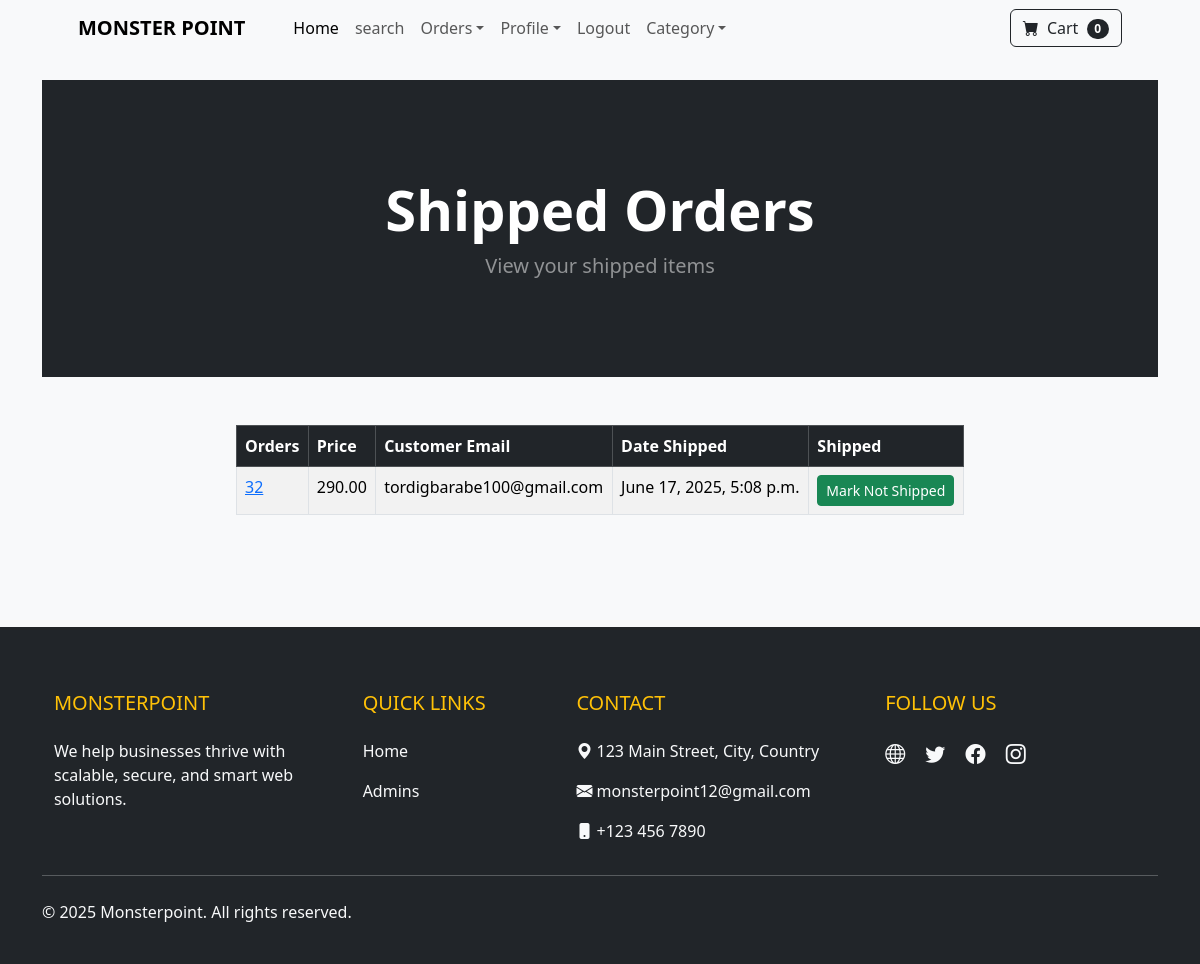
/payment/shipped_dash (signed in), run on the app's committed database.
### payment/models.py (models this page shows, shortened)
class Order(models.Model):
	user = models.ForeignKey(User, on_delete=models.CASCADE, null=True, blank=True)
	full_name = models.CharField(max_length=250)
	email = models.EmailField(max_length=250)
	shipping_address1 = models.TextField(max_length=15000)
	amount_paid = models.DecimalField(max_digits=10, decimal_places=2)
	date_ordered = models.DateTimeField(auto_now_add=True)
	shipped = models.BooleanField(default=False)
	date_shipped = models.DateTimeField(blank=True, null=True)

### payment/views.py (the view, shortened to what this page needs)
# urls.py: path('shipped_dash', views.shipped_dash, name='shipped_dash'),
def shipped_dash(request):
    if request.user.is_authenticated and request.user.is_superuser:
        orders = Order.objects.filter(shipped=True)
        return render(request, 'payment/shipped_dash.html', {'orders':orders})
    else:
        messages.success(request, ('Access Denied...'))
        return redirect('home')

### cart/cart.py (called while the page is built)
    def __len__(self):
        return len(self.cart)

### cart/context_processors.py (called while the page is built)
def cart(request):
    return {'cart': Cart(request)}

### payment/templates/payment/shipped_dash.html (shortened to what this page needs)
{% extends 'base.html' %}
{% load static %}
{% block content %}
     <header class="bg-dark py-5">
        <div class="container px-4 px-lg-5 my-5">
            <div class="text-center text-white">
                <h1 class="display-4 fw-bolder">Shipped Orders</h1>
                <p class="lead fw-normal text-white-50 mb-0">View your shipped items</p>
            </div>
        </div>
    </header>
    <br><br>
    <div class="container">
        <div class="row">
            <center>
                <div class="col-8">
                  <table class="table table-striped table-hover table-bordered">
                    <thead class="table-dark">
                      <tr>
                        <th scope="col">Orders</th>
                        <th scope="col">Price</th>
                        <th scope="col">Customer Email</th>
                        <th scope="col">Date Shipped</th>
                        <th scope="col">Shipped</th>
                      </tr>
                    </thead>
                    <tbody>
                        {% for item in orders %}
                      <tr>
                        <td><a href="{% url 'orders' item.id %}">{{ item.id }}</a></td>
                        <td>{{ item.amount_paid }}</td>
                        <td>{{ item.email}}</td>
                        <td>{{ item.date_shipped }}</td>
                        <td>
                          <form action="" method="POST">
                            <button type="submit" class="btn btn-success btn-sm">Mark Not Shipped</button>
                          </form>
                        </td>
                      </tr>
                      {% endfor %}
                    </tbody>
                  </table>
                </div>
            </center>
        </div>
    </div>
    <br><br>
{% endblock %}

### data on the page
Order: id "32", amount_paid "290.00", email "tordigbarabe100@gmail.com", date_shipped "June 17, 2025, 5:08 p.m."

### other printed values
{{ cart|length }} "0"
